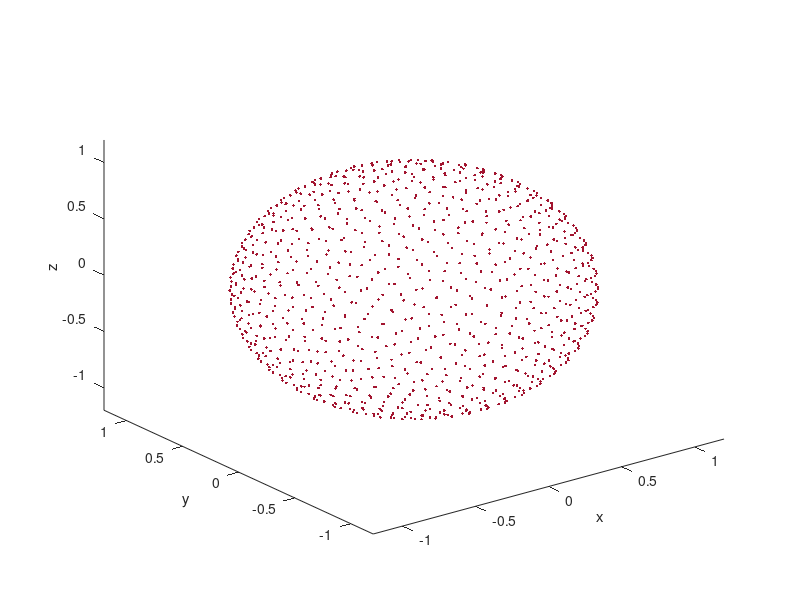

This chart was generated by the following MATLAB code:
% https://habr.com/ru/post/506526/
% http://extremelearning.com.au/how-to-evenly-distribute-points-on-a-sphere-more-effectively-than-the-canonical-fibonacci-lattice/
% http://extremelearning.com.au/evenly-distributing-points-on-a-sphere/

n = 1000;
goldenRatio = (1 + sqrt(5)) / 2;
i = 0: n - 1;

% равномерно заполенный квадрат [0;1)x[0;1)
x = mod((i ./ goldenRatio), 1);
y = i ./ n;
% plot(y, x,'Color','#A2142F','LineStyle','none','Marker','h');
% axis([0 1 0 1])

% равномерно заполенная окружность радиуса 1, центр в нуле
phi2d = 2 * pi * x;
r2d = sqrt(y);
x2d = r2d .* cos(phi2d);
y2d = r2d .* sin(phi2d);
% plot(y2d, x2d,'Color','#CD853F','LineStyle','none','Marker','h');
% axis([-1.5 1.5 -1.5 1.5])

% evenly distributed points on a sphere
% Technically speaking, it is impossible to equidistribute points on a sphere 
% unless they are the corners of a Platonic solid, so N = 4,6,8,12,20
if (n >= 600000)
  epsilon = 214;
elseif (n >= 400000)
  epsilon = 75;
elseif (n >= 11000)
  epsilon = 27;
elseif (n >= 890)
  epsilon = 10;
elseif ( n>= 177)
  epsilon = 3.33;
elseif (n >= 24)
  epsilon = 1.33;
else
  epsilon = 0.33;
end

%x__ = (i + epsilon) / (n - 1 + 2 * epsilon);
%y__ = mod(i / goldenRatio, 1);
%phi = 2 * pi * x__;
%theta = acos(1 - 2 * y__);
phi = 2 * pi * x;
theta = acos(1 - 2 * y);
% to perform elementwise multiplication, use '.*'
x_ = (cos(phi)) .* (sin(theta));
y_ = sin(phi) .* sin(theta);
z_ = cos(theta);

plot3(x_,y_,z_,'Color','#A2142F','LineStyle','none','Marker','.');
axis([-1.2 1.2 -1.2 1.2 -1.2 1.2])
xlabel('x') 
ylabel('y') 
zlabel('z')

